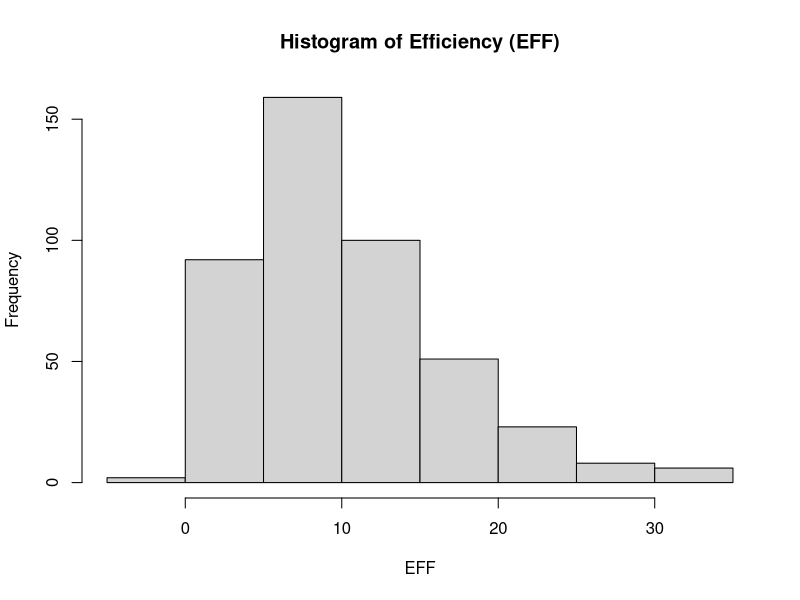
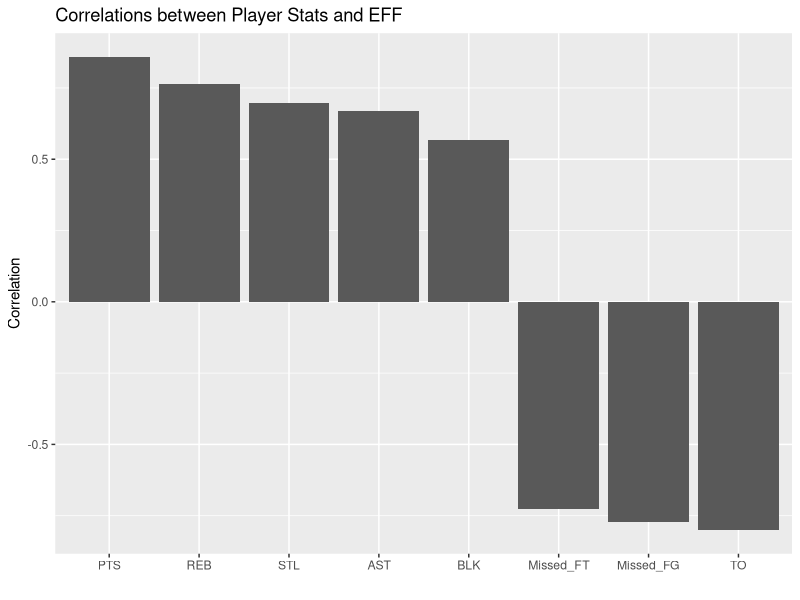
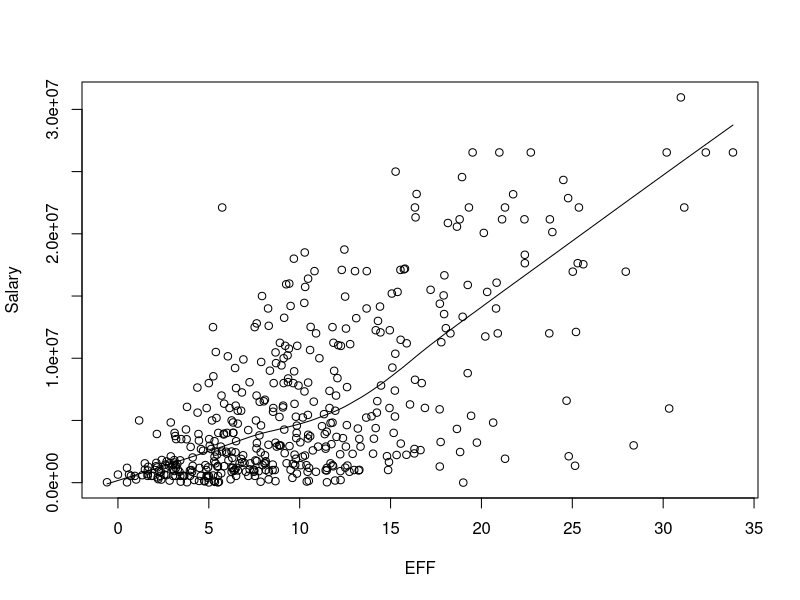
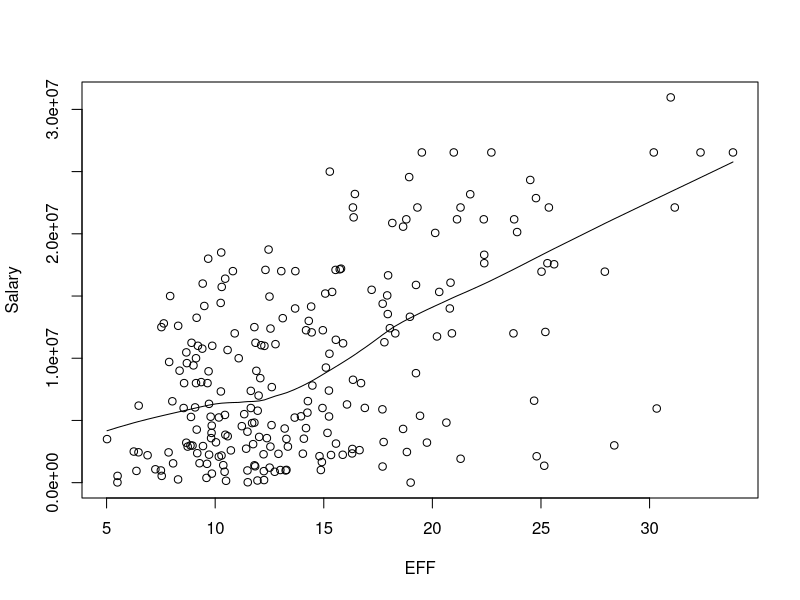

Recreate these plots in R, in order.
## ---- chunk 1
knitr::opts_chunk$set(echo = TRUE)
## ---- chunk 2
library(readr)
library(dplyr)
library(ggplot2)
## ---- chunk 3
dat <- read.csv('data/nba2017-player-statistics.csv',colClasses=c("character", "character", "factor", "character", "double", rep("integer", 19)))
str(dat)
## ---- chunk 4
dat <- read_csv('data/nba2017-player-statistics.csv',
                col_types = cols(
                  .default = "i",
                  Player = "c",
                  Team = "c",
                  Position = col_factor(levels=c("C","PF","SF","SG","PG")),
                  Experience = "c",
                  Salary = "d"))
str(dat)
## ---- chunk 5
dat$Experience[dat$Experience=="R"] <- "0"
dat$Experience <- as.integer(dat$Experience)
## ---- chunk 6
dat$Missed_FG <- dat$FGA - dat$FGM
dat$Missed_FT <- dat$FTA - dat$FTM
dat$PTS <- dat$Points3 * 3 + dat$Points2 * 2 + dat$FTM
dat$REB <- dat$OREB + dat$DREB
dat$MPG <- dat$MIN/dat$GP
dat$EFF <- (dat$PTS + dat$REB + dat$AST + dat$STL + dat$BLK - dat$Missed_FG - dat$Missed_FT - dat$TO) / dat$GP
summary(dat$EFF)
## ---- chunk 7
hist(dat$EFF, xlab = "EFF", ylab = "Frequency", main = "Histogram of Efficiency (EFF)")
## ---- chunk 8
slice(arrange(select(dat, Player, Team, Salary, EFF), desc(EFF)), 0:10)
## ---- chunk 9
select(filter(dat, EFF < 0), Player)
## ---- chunk 10
cor_EFF <- cor(select(dat, PTS, REB, AST, STL, BLK, Missed_FG, Missed_FT, TO), select(dat, EFF))
cor_EFF[6] <- -1 * cor_EFF[6]
cor_EFF[7] <- -1 * cor_EFF[7]
cor_EFF[8] <- -1 * cor_EFF[8]
cor_EFF <- arrange(select(as.data.frame(as.table(cor_EFF)), Var1, Freq), desc(Freq))
cor_EFF$Var1 <- factor(cor_EFF$Var1, levels = cor_EFF$Var1)
cor_EFF
## ---- chunk 11
ggplot(data=cor_EFF, aes(x=Var1, y=Freq)) +
  geom_bar(stat='identity') +
  labs(title = "Correlations between Player Stats and EFF", x = "", y = "Correlation")
## ---- chunk 12
plot(dat$EFF, dat$Salary, xlab="EFF", ylab="Salary")
lines(lowess(dat$EFF, dat$Salary))
cor(dat$EFF, dat$Salary)
## ---- chunk 13
players2 <- filter(dat, MPG >= 20)
plot(players2$EFF, players2$Salary, xlab="EFF", ylab="Salary")
lines(lowess(players2$EFF, players2$Salary))
cor(players2$EFF, players2$Salary)
